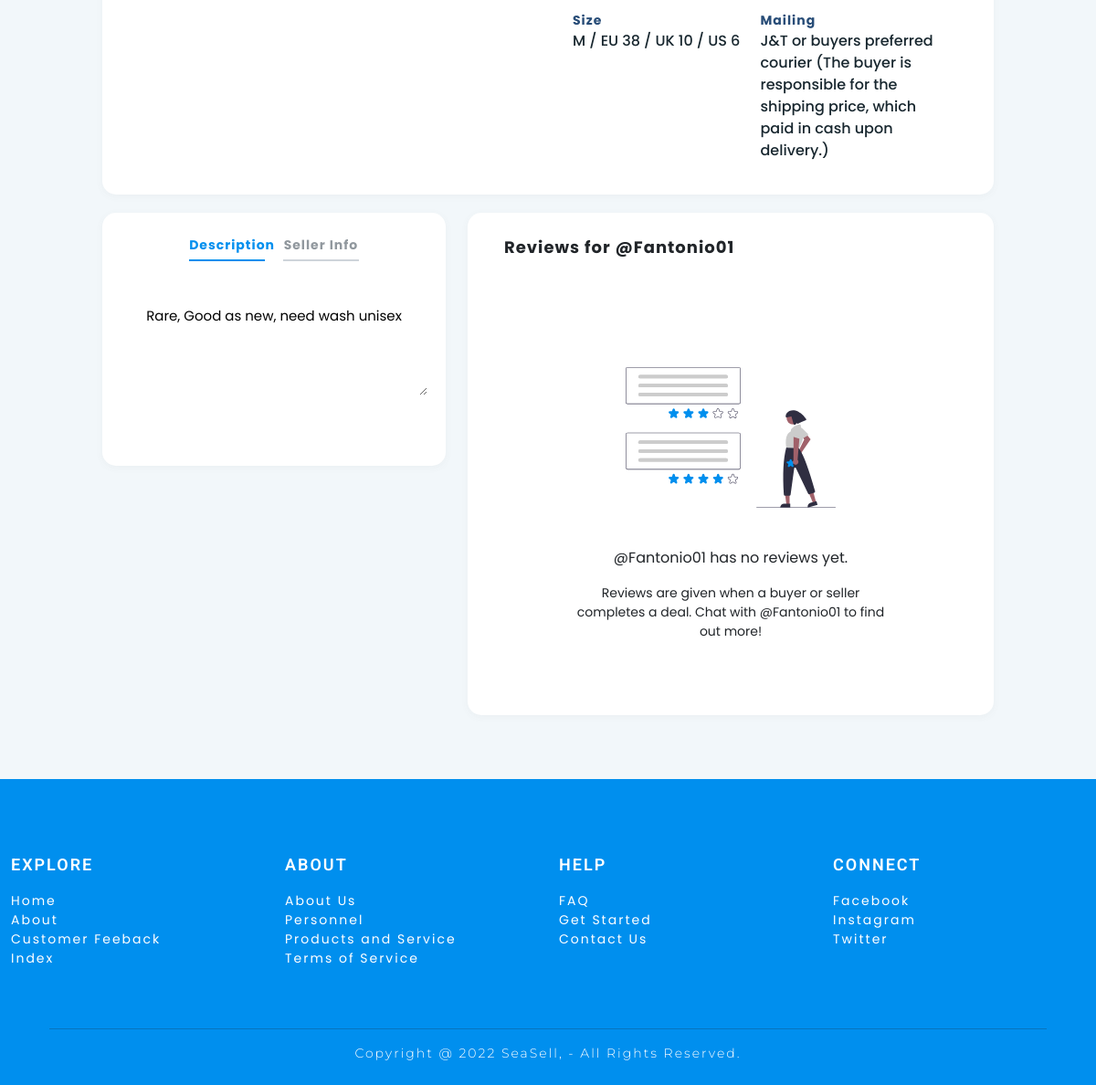
/FrontEnd/product.php?id=fashion_id_1 (lower part), run on an earlier commit of the app's database.
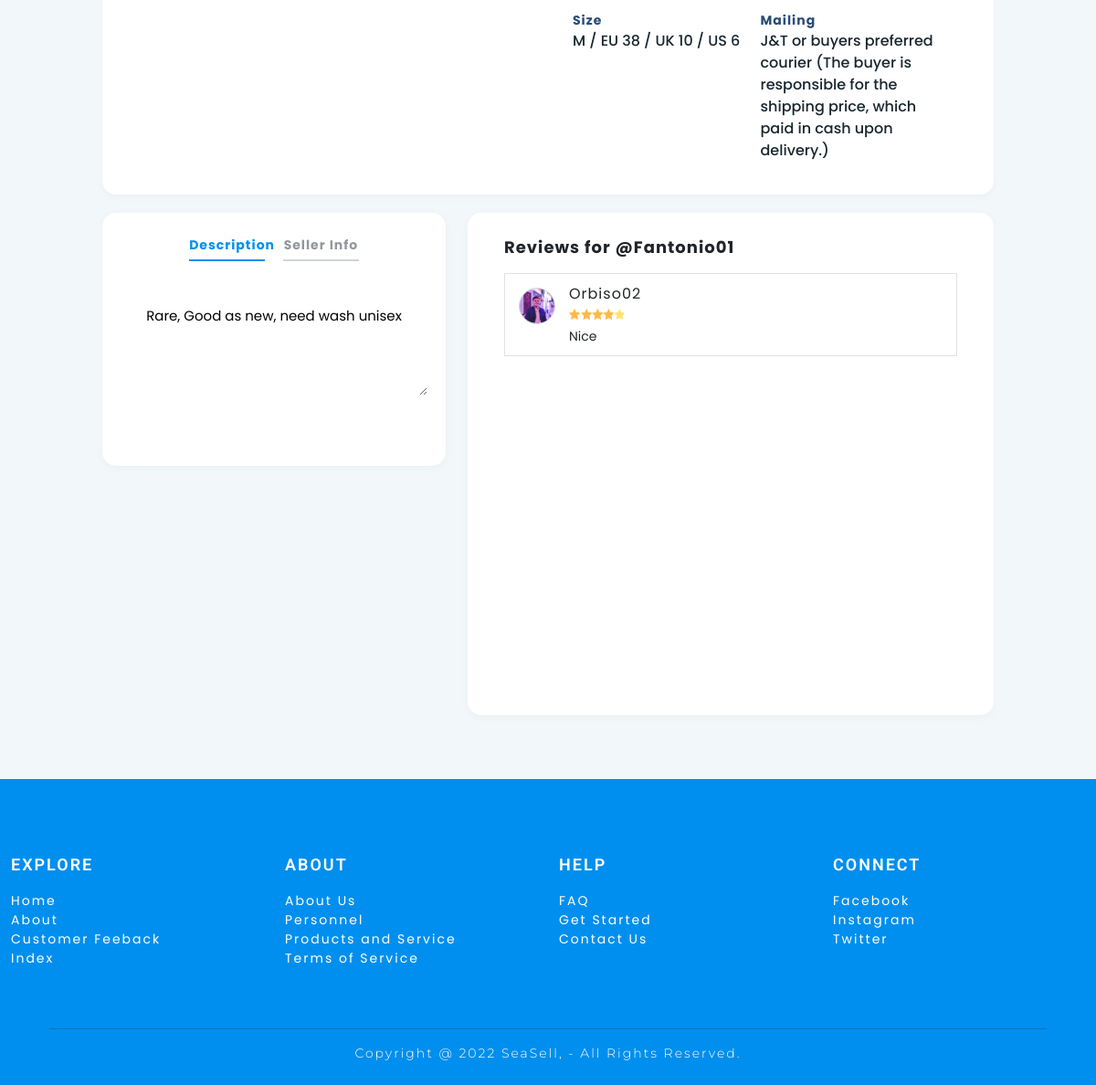
And on a later commit of the database.
### tables this page shows
CREATE TABLE `fashion_product` (
  `PRODUCT_NO` int(11) NOT NULL,
  `PRODUCT_NAME` varchar(200) NOT NULL,
  `PRODUCT_PRICE` int(200) NOT NULL,
  `PRODUCT_CONDITION` varchar(200) NOT NULL,
  `PRODUCT_DESCRIPTION` longtext NOT NULL,
  `PRODUCT_TYPE` varchar(200) NOT NULL,
  `PRODUCT_GENDER` varchar(200) NOT NULL,
  `PRODUCT_SIZE` varchar(200) NOT NULL,
  `PRODUCT_QTY` varchar(200) NOT NULL,
  `PRODUCT_DEALMETHOD` varchar(200) NOT NULL,
  `MEET_UP` varchar(200) NOT NULL,
  `MAILING` varchar(200) NOT NULL,
  `PICTURE_ID` varchar(200) NOT NULL,
  `SELLER_ID` varchar(200) NOT NULL,
  `PROD_ID` varchar(200) NOT NULL,
  `STATUS` varchar(200) NOT NULL,
  `DATE` varchar(200) NOT NULL
);

CREATE TABLE `user` (
  `USER_ID` int(11) NOT NULL,
  `USERNAME` varchar(200) NOT NULL,
  `PASSWORD` varchar(200) NOT NULL,
  `FIRSTNAME` varchar(200) NOT NULL,
  `LASTNAME` varchar(200) NOT NULL,
  `BIO` longtext NOT NULL,
  `REGION` varchar(200) NOT NULL,
  `CITY` varchar(200) NOT NULL,
  `EMAIL_ADDRESS` varchar(200) NOT NULL,
  `MOBILE_NUMBER` varchar(200) NOT NULL,
  `GENDER` varchar(200) NOT NULL,
  `BIRTHDAY` varchar(200) NOT NULL,
  `PROFILE_PIC` varchar(200) NOT NULL,
  `SESSION_KEY` varchar(200) NOT NULL,
  `RATING` varchar(200) NOT NULL,
  `JOINED_DATE` varchar(200) NOT NULL
);

CREATE TABLE `review` (
  `REVIEW_ID` int(11) NOT NULL,
  `RATE` varchar(200) NOT NULL,
  `MESSAGE` varchar(200) NOT NULL,
  `SELLER_ID` varchar(200) NOT NULL,
  `BUYER_ID` varchar(200) NOT NULL,
  `PROD_ID` varchar(200) NOT NULL,
  `STATUS` varchar(200) NOT NULL
);

### FrontEnd/includes/functions/fetch.php (called while the page is built, shortened)
<?php
    include "connection.php";
    $prod_no = $_GET['id'];
    if($prod_no == 0){
        $first_l = 0;
    }else{
        $first_l = $prod_no[0];
    }
    if($first_l == "b"){
        $sql = "SELECT *
        FROM `bike_product`
        JOIN product_img ON bike_product.PROD_ID=product_img.PROD_ID
        JOIN user ON bike_product.SELLER_ID=user.SESSION_KEY
        WHERE product_img.IMG_INDEX = 0 AND bike_product.PROD_ID = '$prod_no';";
        $result = mysqli_query($conn,$sql);
        if ($result->num_rows > 0) {
            while($row = $result->fetch_assoc()) {
            $product_name= $row['PRODUCT_NAME'];
            $product_prc= $row['PRODUCT_PRICE'];
            $product_con = $row['PRODUCT_CONDITION'];
            $product_desc= $row['PRODUCT_DESCRIPTION'];
            $product_type= $row['PRODUCT_TYPE'];
            $DATE = $row['DATE'];
            $product_status = $row['STATUS'];
            $product_deal = $row['PRODUCT_DEALMETHOD'];
            $product_meet= $row['MEET_UP'];
            $product_mail = $row['MAILING'];
            $product_qty = $row['PRODUCT_QTY'];
            $picture_id= $row['PICTURE_ID'];
            $prod_id= $row['PROD_ID'];
            $img_name= $row['IMG_NAME'];
            $seller_id= $row['SELLER_ID'];
            $seller_fname= $row['FIRSTNAME'];
            $seller_lname= $row['LASTNAME'];
            $seller_user= $row['USERNAME'];
            $seller_pic= $row['PROFILE_PIC'];
            $rates = $row['RATING'];
            if($product_status == "LISTED"){
                $product_status = "Reserved";
            }else if ($product_status == "RESERVED"){
                $product_status = "Unreserved";
            }
            if($rates != ""){
                $rate_round = round($rates,1) ;
                $rate_round_txt = round($rates,1) . " rates";
                $rate_perc =  $rate_round * 20;
            }else{
                $rate_round_txt = "No ratings yet";
                $rate_perc =  0 * 20;
            }
            $cat = "Bike";
            $_SESSION['prodno'] = $prod_no;
            }
        }else{
        }
        $sql = "SELECT COUNT(IMG_INDEX) as indextotal FROM product_img WHERE PROD_ID = '$prod_no';";
        $result = mysqli_query($conn,$sql);
        $total=mysqli_fetch_assoc($result);
        $indexcount =  $total['indextotal'];
    }else if ($first_l == "f"){
        $sql = "SELECT *
        FROM `fashion_product`
        JOIN fashion_imgs ON fashion_product.PROD_ID=fashion_imgs.PROD_ID
        JOIN user ON fashion_product.SELLER_ID=user.SESSION_KEY
        WHERE fashion_imgs.IMG_INDEX = 0 AND fashion_product.PROD_ID = '$prod_no';";
        $result = mysqli_query($conn,$sql);
        if ($result->num_rows > 0) {
            while($row = $result->fetch_assoc()) {
                $product_desc= $row['PRODUCT_DESCRIPTION'];
                $product_size= $row['PRODUCT_SIZE'];
                $product_mail = $row['MAILING'];
                $seller_user= $row['USERNAME'];
            }
        }else{
        }
    }
?>

### FrontEnd/product.php (the view, shortened to what the changed rows need)
<?php
    include"php/navbar.php";
?>
<!DOCTYPE html>
<html lang="en">
<head>
    <link rel="stylesheet" href="includes/css-bootstrap/bootstrap.min.css">
</head>
<body onload="changeprod()">
  <form action="<?php $_PHP_SELF?>" method="POST">
    <div class="container-fluid">
      <div class="row">
          <div class="col-xxl-8 col-xl-10" >
            <div class="container-box">
              <div class="row">
                      <?php
                        include"includes/functions/action.php";
                      ?>
                <div class="col-xxl-6 col-xl-6 col-md-6">
                  <div class="container-txt">
                    <div class="title"><?= $product_name?>
                      <div class="txt-con" id="size">Size
                        <p class="txt-con1" ><?= $product_size?></p>
                      </div>
                      <div class="txt-con" id="mail">Mailing<br>
                        <p class="txt-con1"><?= $product_mail?></p>
                      </div>
                    </div>
                  </div>
                </div>
              </div>
          </div>
        </div>
      </div>
      <div class="row">
        <div class="col-xxl-3 col-xl-4 col-md-5">
          <div class="container-box-1">
            <div class="display-box">
                <div class="description-box" id="box1">
                <textarea style="height: 100px;" name="desc" class="text-area" placeholder="No desription" disabled><?php echo $product_desc?></textarea>
                </div>
            </div>
          </div>
        </div>
        <div class="col-xxl-5 col-xl-6 col-md-7">
          <div class="container-review">
              <div class="title-review">Reviews for @<?=$seller_user?></div>
              <div class="container-review-box">
                <?php
                  display_review($prod_no,'1',$seller_user);
                ?>
              </div>
          </div>
        </div>
      </div>
              <?php
                  include"php/footer.php";
              ?>
    </div>
  </form>
</body>
</html>

### FrontEnd/includes/functions/action.php (shortened to what the changed rows need)
<?php
    function display_review($a, $b, $c){
        include "connection.php";
        if($b == 1){
            $sql = "SELECT *
            FROM review
            JOIN user ON review.BUYER_ID=user.SESSION_KEY
            WHERE review.PROD_ID = '$a' AND review.STATUS = 'ACTIVE'";
            $result = mysqli_query($conn,$sql);
            if ($result->num_rows > 0) {
                while($row = $result->fetch_assoc()) {
                    $rate = $row["RATE"];
                    $review= $row["MESSAGE"];
                    $profile= $row["PROFILE_PIC"];
                    $username = $row["USERNAME"];
                    $rate = $rate * 20;
                    echo " <div class='review-box'>
                    <img src='includes/images/Profile-pic/$profile' class='user-avatar'>
                    <div class='user-name'>$username<br>
                        <svg viewBox='0 0 1000 200' class='rating1'>
                        <defs>
                            <polygon id='star1' points='100,0 131,66 200,76 150,128 162,200 100,166 38,200 50,128 0,76 69,66 '/>
                            <clipPath id='stars1'>
                                <use xlink:href='#star1'/>
                                <use xlink:href='#star1' x='22%'/>
                                <use xlink:href='#star1' x='42%'/>
                                <use xlink:href='#star1' x='62%'/>
                                <use xlink:href='#star1' x='82%'/>
                            </clipPath>
                        </defs>
                        <rect class='rating__background1' clip-path='url(#stars1)'></rect>
                        <rect width='$rate%' class='rating__value1' clip-path='url(#stars1)'></rect>
                        </svg><br>
                    </div>
                    <div style='width: 55px; height:40px; float: left;'></div>
                    <div class='user-txt'>
                        $review
                    </div>
                </div>";
                }
            }else{
                echo" <div class='message' style='margin-top:50px'>
                        <img src='includes/images/header-background/undraw_reviews_lp8w.svg' class='img_message'>
                        <p class='message_txt'>@$c has no reviews yet.</p>
                        <p class='message_txt1'>Reviews are given when a buyer or seller completes a deal. Chat with @$c to find out more!</p>
                    </div>";
            }
        }else if($b == 2){
            $sql = "SELECT review.RATE, review.MESSAGE, user.PROFILE_PIC, user.USERNAME, IF(fashion_product.PROD_ID = review.PROD_ID,fashion_product.PROD_ID,bike_product.PROD_ID ) AS PROD_ID,
            IF(fashion_product.PROD_ID = review.PROD_ID,fashion_product.PRODUCT_NAME,bike_product.PRODUCT_NAME ) AS PRODUCT_NAME ,IF(fashion_product.PROD_ID = review.PROD_ID,fashion_product.PRODUCT_PRICE,bike_product.PRODUCT_PRICE ) AS PRODUCT_PRICE,
            IF(fashion_product.PROD_ID = fashion_imgs.PROD_ID,fashion_imgs.IMG_NAME,product_img.IMG_NAME ) AS IMG_NAME
            FROM review
            LEFT JOIN user ON review.BUYER_ID=user.SESSION_KEY
            LEFT JOIN fashion_product ON (review.PROD_ID = fashion_product.PROD_ID)
            LEFT JOIN bike_product ON (review.PROD_ID = bike_product.PROD_ID)
            LEFT JOIN fashion_imgs ON (fashion_imgs.PROD_ID = fashion_product.PROD_ID)
            LEFT JOIN product_img ON (product_img.PROD_ID = bike_product.PROD_ID)
            WHERE review.SELLER_ID = '$a' AND review.STATUS = 'ACTIVE'";
            $result = mysqli_query($conn,$sql);
            if ($result->num_rows > 0) {
                while($row = $result->fetch_assoc()) {
                    $rate = $row["RATE"];
                    $review= $row["MESSAGE"];
                    $profile= $row["PROFILE_PIC"];
                    $username = $row["USERNAME"];
                    $prodid = $row["PROD_ID"];
                    $rate = $rate * 20;
                    $img = $row["IMG_NAME"];
                    $prodname= $row["PRODUCT_NAME"];
                    $price= $row["PRODUCT_PRICE"];
                    echo " <div class='review-box'>
                                <img src='includes/images/Profile-pic/$profile' class='user-avatar'>
                                <div class='user-name'>$username<br>
                                    <svg viewBox='0 0 1000 200' class='rating1'>
                                        <defs>
                                            <polygon id='star1' points='100,0 131,66 200,76 150,128 162,200 100,166 38,200 50,128 0,76 69,66 '/>
                                            <clipPath id='stars1'>
                                                <use xlink:href='#star1'/>
                                                <use xlink:href='#star1' x='22%'/>
                                                <use xlink:href='#star1' x='42%'/>
                                                <use xlink:href='#star1' x='62%'/>
                                                <use xlink:href='#star1' x='82%'/>
                                            </clipPath>
                                        </defs>
                                        <rect class='rating__background1' clip-path='url(#stars1)'></rect>
                                        <rect width='$rate%' class='rating__value1' clip-path='url(#stars1)'></rect>
                                    </svg><br>
                                </div>
                                <div style='width: 60px; height:50px; float: left;'></div>
                                <div class='user-txt-review'>$review</div>
                                <div class='product-review-box'>
                                    <img src='includes/images/client-product/$img' class='product-img-review'>
                                    <div class='p'><p>$prodname </p>
                                    <p>Php $price</p>
                                    </div>
                                </div>
                            </div>";
                }
            }else
            {
                echo" <div class='message' style='margin-top:80px'>
                <img src='includes/images/header-background/undraw_reviews_lp8w.svg' class='img_message'>
                <p class='message_txt'>@$c has no reviews yet.</p>
                <p class='message_txt1'>Reviews are given when a buyer or seller completes a deal. Chat with @$c to find out more!</p>
            </div>";
            }
        }
    }
?>

What changed in the data, as far as the page shows it:
changed fashion_product "M / EU 38 / UK 10 / US 6": user.USERNAME "Fantonio01" → (not shown)
now on this page (row edited): review: user.PROFILE_PIC (picture), user.USERNAME "Orbiso02", MESSAGE "Nice"
Also different on the page:
text no longer shown: "@ has no reviews yet. Reviews are given when a buyer or seller completes a deal. Chat with @ to find out more!"
